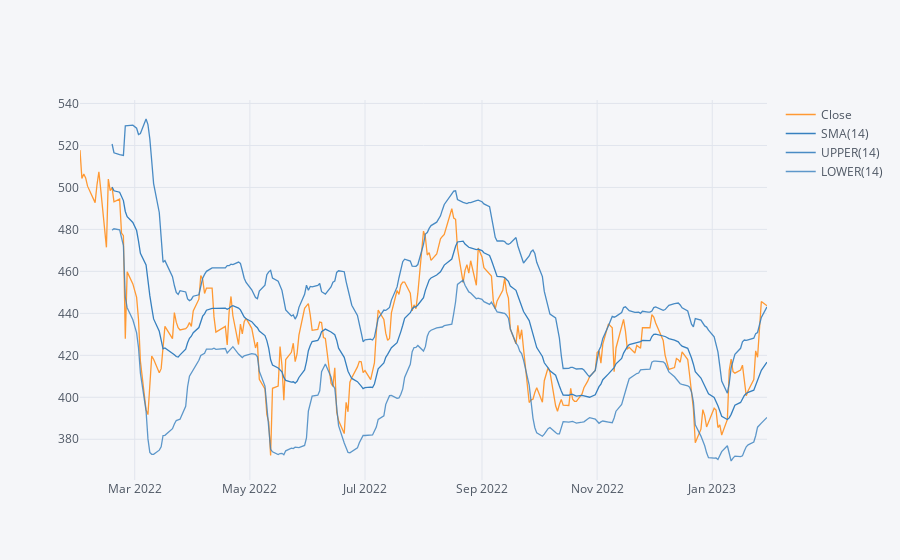

Write notebook code for a chart like this one.
### Code cell
df[['Close']].loc['2022-01-30':'2023-01-30'].ta_plot(study='boll')

### Figure 1 — Plotly figure (JSON) as saved in the notebook; plotly's stock layout.template omitted (floating-point values rounded to 4 significant figures; data arrays with more than 128 entries replaced by an {"elided": "..."} marker saying what was removed)
{"data": [{"line": {"color": "rgba(255, 153, 51, 1.0)", "dash": "solid", "shape": "linear", "width": 1.3}, "mode": "lines", "name": "Close", "text": "", "type": "scatter", "x": {"elided": "249 str values"}, "y": {"elided": "249 float values"}}, {"line": {"color": "rgba(55, 128, 191, 1.0)", "dash": "solid", "shape": "linear", "width": 1.3}, "mode": "lines", "name": "SMA(14)", "text": "", "type": "scatter", "x": {"elided": "249 str values"}, "y": {"elided": "249 mixed values"}}, {"line": {"color": "rgba(55, 128, 191, 0.8999999999999999)", "dash": "solid", "shape": "linear", "width": 1.3}, "mode": "lines", "name": "UPPER(14)", "text": "", "type": "scatter", "x": {"elided": "249 str values"}, "y": {"elided": "249 mixed values"}}, {"line": {"color": "rgba(55, 128, 191, 0.7999999999999998)", "dash": "solid", "shape": "linear", "width": 1.3}, "mode": "lines", "name": "LOWER(14)", "text": "", "type": "scatter", "x": {"elided": "249 str values"}, "y": {"elided": "249 mixed values"}}], "layout": {"legend": {"bgcolor": "#F5F6F9", "font": {"color": "#4D5663"}}, "paper_bgcolor": "#F5F6F9", "plot_bgcolor": "#F5F6F9", "title": {"font": {"color": "#4D5663"}}, "xaxis": {"gridcolor": "#E1E5ED", "showgrid": true, "tickfont": {"color": "#4D5663"}, "title": {"font": {"color": "#4D5663"}, "text": ""}, "zerolinecolor": "#E1E5ED"}, "yaxis": {"gridcolor": "#E1E5ED", "showgrid": true, "tickfont": {"color": "#4D5663"}, "title": {"font": {"color": "#4D5663"}, "text": ""}, "zerolinecolor": "#E1E5ED"}}}
